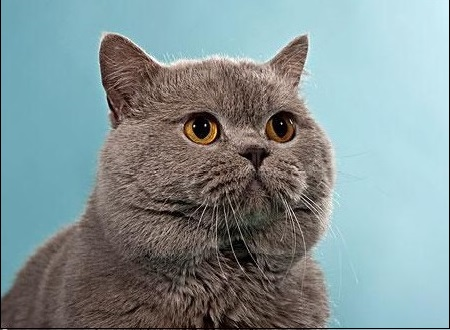
//> input picture data/test1.jpg, 450 x 330 px
$ ./main   (built with g++ and OpenCV 4)
//> lines starting //> are read from the running program, lines starting //| are printed output that depends on the picture
#include <iostream>
#include "opencv2/imgcodecs.hpp"
#include "opencv2/imgproc.hpp"
#include "opencv2/highgui.hpp"
#include <vector>
using namespace cv;
using namespace std;

int main(int argc, char *argv[])
{
    Mat a(3,3,CV_32FC1);
    Mat b(3,3,CV_32FC1);
    a=(Mat_<float>(3,3)<<1.3,3.4,2.2,
                                        5,5,6,
                                        7,6,5);
    b=(Mat_<float>(3,3)<<1,1,0,
                                        1,6,0,
                                        0,0,3);

    cout<<a<<endl;
    cout<<b<<endl;
    cout<< determinant(a) <<endl;//!must have CV_32FC1 or CV_64FC1 type and square size

    Mat src1,src2;
    src1 = imread("../data/test1.jpg");
//> src1 is the input picture: 330 rows x 450 cols, CV_8UC3; mean B, G, R 148.2, 146.5, 130.3
    src2 = imread("../data/dog.jpg");
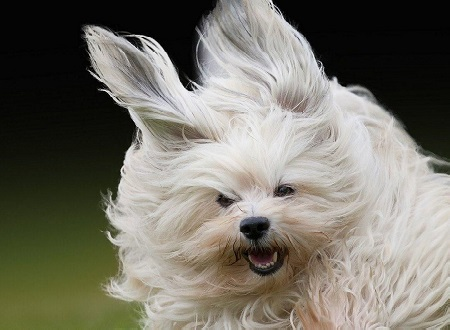
//> input picture data/dog.jpg, 450 x 330 px
//> src2 is the input picture: 330 rows x 450 cols, CV_8UC3; mean B, G, R 105.1, 115.8, 118.7
    cout<<flush;
    cout<<a.dot(b)<<endl;

    Mat out1,out2;
    cout<<endl;
    eigen(b,out1,out2);
    cout<<out1<<endl;
    cout<<out2<<endl;

    cv::divide(src1,src2,src1);
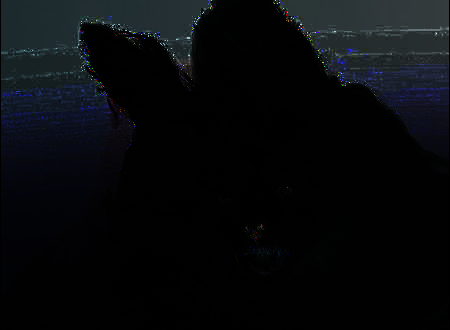
//> src1: 330 rows x 450 cols, CV_8UC3; mean B, G, R 12.4, 10, 8
    imshow("div demo",src1);

    Mat outsrc2;
    while(1)
    {
        flip(src2,outsrc2,0);
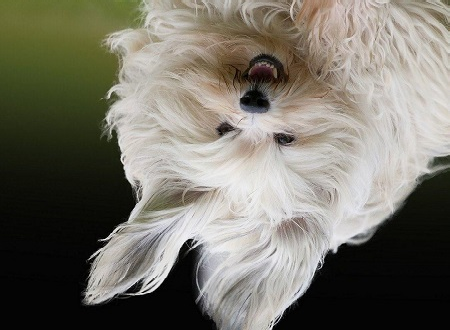
//> outsrc2: 330 rows x 450 cols, CV_8UC3; mean B, G, R 105.1, 115.8, 118.7
        imshow("outsrc2 demo",outsrc2); //! X
        waitKey(1000);
        flip(src2,outsrc2,-1); //! X-Y
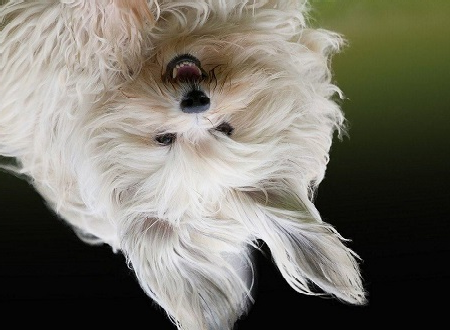
//> outsrc2: 330 rows x 450 cols, CV_8UC3; mean B, G, R 105.1, 115.8, 118.7
        imshow("outsrc2 demo",outsrc2);
        waitKey(1000);
        flip(src2,outsrc2,1);//! Y
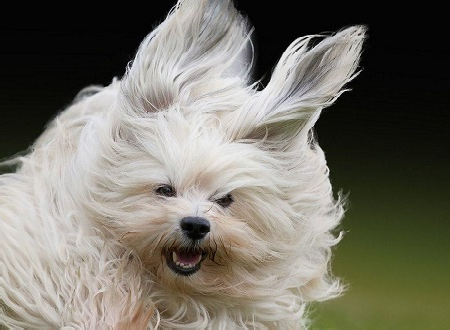
//> outsrc2: 330 rows x 450 cols, CV_8UC3; mean B, G, R 105.1, 115.8, 118.7
        imshow("outsrc2 demo",outsrc2);
        waitKey(1000);
    }

    waitKey(0);
    return 0;
}
